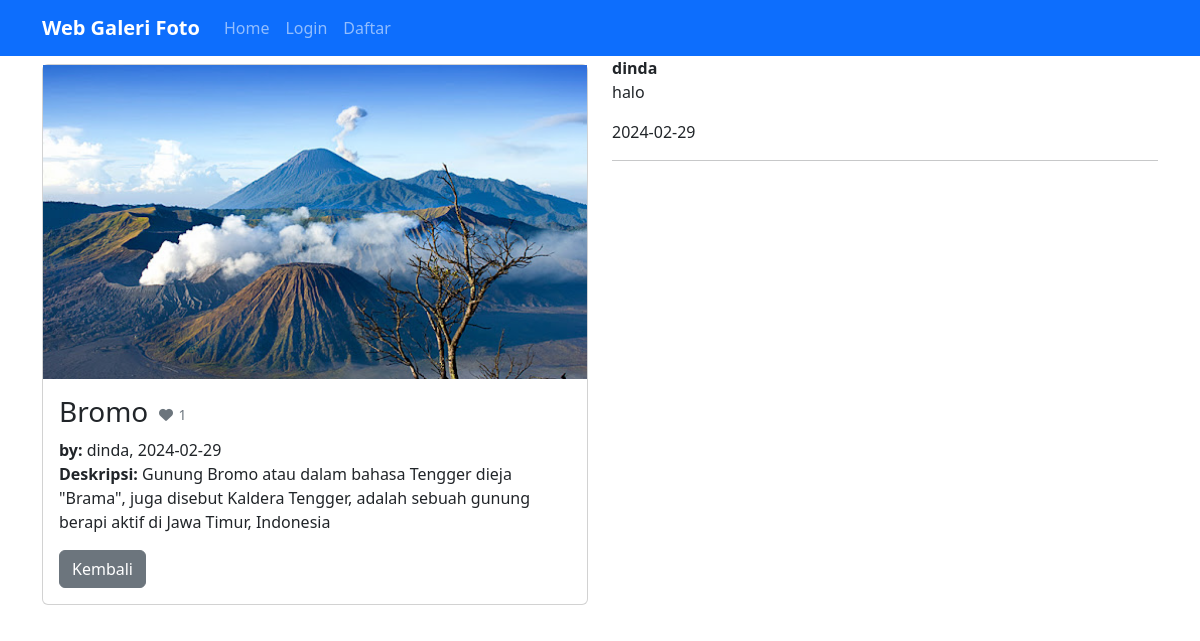
/?url=detail&&id=20, run on an earlier commit of the app's database.
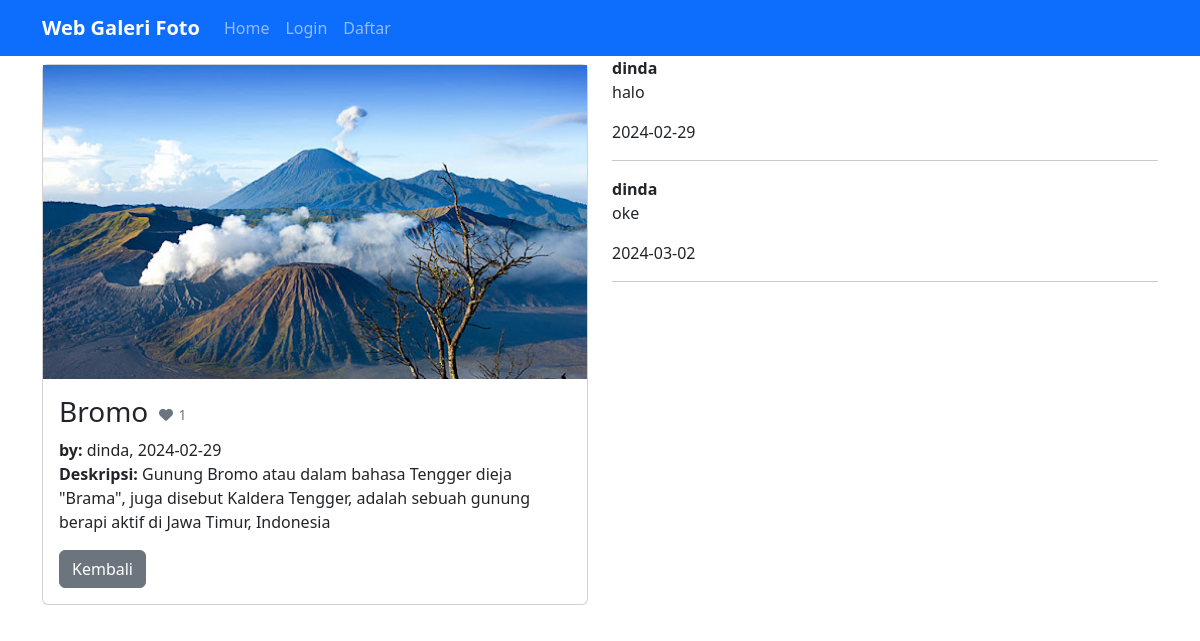
And on a later commit of the database.
### tables this page shows
CREATE TABLE `foto` (
  `fotoid` int(11) NOT NULL,
  `judulfoto` varchar(255) NOT NULL,
  `deskripsifoto` text NOT NULL,
  `tanggalunggah` date NOT NULL,
  `lokasifile` varchar(255) NOT NULL,
  `albumid` int(11) NOT NULL,
  `userid` int(11) NOT NULL
);

CREATE TABLE `user` (
  `userid` int(11) NOT NULL,
  `username` varchar(255) NOT NULL,
  `password` varchar(255) NOT NULL,
  `email` varchar(255) NOT NULL,
  `namalengkap` varchar(255) NOT NULL,
  `alamat` text NOT NULL
);

CREATE TABLE `komentarfoto` (
  `komentarid` int(11) NOT NULL,
  `fotoid` int(11) NOT NULL,
  `userid` int(11) NOT NULL,
  `isikomentar` text NOT NULL,
  `tanggalkomentar` date NOT NULL
);

### page/detail.php (the view, shortened to what this page needs)
<?php
$details=mysqli_query($conn, "SELECT * FROM foto INNER JOIN user ON foto.userid=user.userid WHERE foto.fotoid='$_GET[id]'");
$data=mysqli_fetch_array($details);
$likes=mysqli_num_rows(mysqli_query($conn, "SELECT * FROM likefoto WHERE fotoid='$_GET[id]'"));
$cek=mysqli_num_rows(mysqli_query($conn, "SELECT * FROM likefoto WHERE fotoid='$_GET[id]' AND userid='".@$_SESSION['userid']."'"));
?>
<div class="container">
    <div class="row">
        <div class="col-6 mt-2">
            <div class="card mb-2">
            <img src="uploads/<?= $data['lokasifile'] ?>" alt="<?= $data['judulfoto']?>" class="object-fit-cover">
            <div class="card-body">
            <h3 class="card-title"><?= $data['judulfoto'] ?><a href="<?php if(isset($_SESSION['userid'])){echo '?url=like&&id='.$data['fotoid'].'';}else{echo 'login.php';} ?>" class="btn btn-sm <?php if($cek==0){ echo "text-secondary"; }else{ echo "text-danger"; } ?>"><i class="fa-solid fa-fw fa-heart"></i> <?= $likes ?></a></h3
            <small class="text-muted mb-3"><strong>by:</strong> <?= $data['username'] ?>, <?= $data['tanggalunggah']?></small>
            <p><strong>Deskripsi: </strong><?= $data['deskripsifoto']?></p>
            <form action="?url=detail" method="post">
                <div class="form-group d-flex flex-row">
                    <a href="?url=home" class="btn btn-secondary">Kembali</a>
                </div>
            </form>
            </div>
            </div>
        </div>
            <div class="col-6">
               <?php
                $komen=mysqli_query($conn, "SELECT * FROM komentarfoto INNER JOIN user ON komentarfoto.userid=user.userid INNER JOIN foto ON komentarfoto.fotoid=foto.fotoid WHERE komentarfoto.fotoid='$_GET[id]'");
               foreach($komen as $komens):
               ?>
               <p class="mb-0 fw-bold"><?= $komens['username'] ?></p>
               <p class="mb-"><?= $komens['isikomentar'] ?></p>
               <p class="text-muted-small mb-0"><?= $komens['tanggalkomentar']?></p>
               <hr>
               <?php endforeach; ?>
</div>
    </div>
    </div>

### index.php (shortened to what this page needs)
<?php
include 'koneksi.php';
?>
<!DOCTYPE html>
<html lang="en">
<head>
    <link rel="stylesheet" href="assets/css/bootstrap.min.css">
    <link rel="stylesheet" href="assets/css/style.css">
    <link rel="stylesheet" href="https://cdnjs.cloudflare.com/ajax/libs/font-awesome/6.5.1/css/all.min.css" />
</head>
<body>
<nav class="navbar navbar-expand-lg navbar-dark bg-primary">
  <div class="container">
    <a class="navbar-brand" href="?url=home">Web Galeri Foto</a>
    <div class="collapse navbar-collapse" id="navbarNavAltMarkup">
      <div class="navbar-nav">
        <a class="nav-link" href="?url=home">Home</a>
        <?php if(isset($_SESSION['userid'])): ?>
        <a class="nav-link" href="?url=upload">Upload</a>
        <a class="nav-link" href="?url=album">Album</a>
        <a class="nav-link" href="?url=profile"><?= ucwords($_SESSION['username'])?></a>
        <a href="?url=logout" class="nav-link">Logout</a>
        <?php else: ?>
        <a class="nav-link" href="login.php">Login</a>
        <a class="nav-link" href="daftar.php">Daftar</a>
        <?php endif; ?>
    </div>
        </div>
            </div>
</nav>
<?php
    $url = @$_GET["url"];
    if($url=='home'){
        include 'page/home.php';
    }else if($url=='profile'){
        include 'page/profile.php';
    }else if($url=='upload'){
        include 'page/upload.php';
    }else if($url=='album'){
        include 'page/album.php';
    }else if($url=='like'){
        include 'page/like.php';
    }else if($url=='detail'){
        include 'page/detail.php';
    }else if($url=='kategori'){
        include 'page/kategori.php';
    }else if($url=='kategori1'){
        include 'page/kategori1.php';
    }else if($url=='logout'){
        session_destroy();
        header("Location: ?url=home");
    }else{
        include 'page/home.php';
    }
?>
</body>
</html>

### assets/css/style.css (style rules this page uses)
.nav-link { font-weight: 500; }
.navbar-brand { font-weight: bold; }
.container { width: 100%; margin: 0 auto; }
.container:after { content: ''; display: block; clear: both; }

What changed in the data, as far as the page shows it:
added komentarfoto: userid.username "dinda", isikomentar "oke", tanggalkomentar "2024-03-02"
